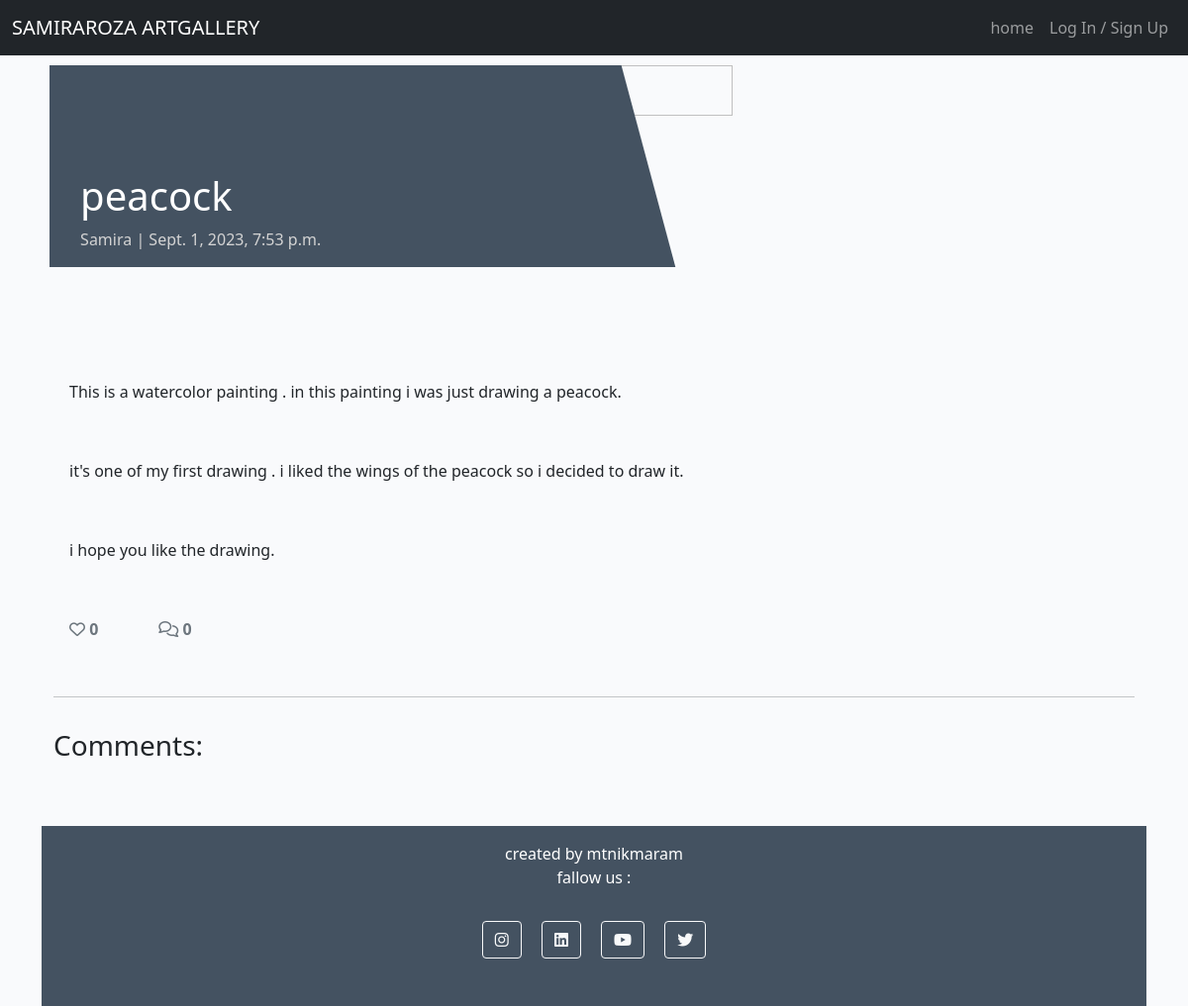
Screenshot of /peacock/ with the database file from the repository.
### store/models.py (models this page shows, shortened)
class Post(models.Model):
    title = models.CharField(max_length=200, unique=True)
    slug = models.SlugField(max_length=200, unique=True)
    author = models.ForeignKey(User, on_delete=models.CASCADE, related_name="blog_posts")
    updated_on = models.DateTimeField(auto_now=True)
    content = models.TextField()
    featured_image = CloudinaryField('image', default='placeholder')
    excerpt = models.TextField(blank=True)
    created_on = models.DateTimeField(auto_now_add=True)
    status = models.IntegerField(choices=STATUS, default=0)
    likes = models.ManyToManyField(User, related_name='blogpost_like', blank=True)
    approved = models.BooleanField(default=False)
    class Meta:
        ordering = ["-created_on"]
    def number_of_likes(self):
        return self.likes.count()

### store/views.py (the view, shortened to what this page needs)
# urls.py: path('<slug:slug>/', views.PostDetail.as_view(), name='post_detail'),
class PostDetail(View):
    def get(self, request, slug, *args, **kwargs):
        queryset = Post.objects.filter(status=1)
        post = get_object_or_404(queryset, slug=slug)
        comments = post.comments.filter(approved=True).order_by("-created_on")
        liked = False
        if post.likes.filter(id=request.user.id).exists():
            liked = True
        return render(
            request,
            "post_detail.html",
            {
                "post": post,
                "comments": comments,
                "commented": False,
                "liked": liked,
                "comment_form": CommentForm()
            },
        )

### templates/post_detail.html (shortened to what this page needs)
{% extends 'base.html' %} {% block content %}
{% load crispy_forms_tags %}
<div class="masthead">
    <div class="container">
        <div class="row g-2">
            <div class="col-md-6 masthead-text">
                <h1 class="post-title">{{ post.title }}</h1>
                <p class="post-subtitle">{{ post.author }} | {{ post.created_on }}</p>
            </div>
            <div class="d-none d-md-block col-md-6 masthead-image">
                {% if "placeholder" in post.featured_image.url %}
                <img src="{{ post.featured_image.url }}" width="50%" height="50%">
                {% else %}
                <img src="{{ post.featured_image.url }}" width="50%" height="50%">
                {% endif %}
            </div>
        </div>
    </div>
</div>
<div class="container">
    <div class="row">
        <div class="col card mb-4  mt-3 left  top">
            <div class="card-body">
                <p class="card-text ">
                    {{ post.content | safe }}
                </p>
                <div class="row">
                    <div class="col-1">
                        <strong>
                            {% if user.is_authenticated %}
                            <form class="d-inline" action="{% url 'post_like' post.slug %}" method="POST">
                                {% csrf_token %}
                                {% if liked %}
                                <button type="submit" name="blogpost_id" value="{{post.slug}}" class="btn-like"><i class="fas fa-heart"></i></button>
                                {% else %}
                                <button type="submit" name="blogpost_id" value="{{post.slug}}" class="btn-like"><i class="far fa-heart"></i></button>
                                {% endif %}
                            </form>
                            {% else %}
                            <span class="text-secondary"><i class="far fa-heart"></i></span>
                            {% endif %}
                        <span class="text-secondary">{{ post.number_of_likes }} </span>
                        </strong>
                    </div>
                    <div class="col-1">
                        {% with comments.count as total_comments %}
                        <strong class="text-secondary"><i class="far fa-comments"></i>
                            {{ total_comments }}</strong>
                        {% endwith %}
                    </div>
                </div>
            </div>
        </div>
    </div>
    <div class="row">
        <div class="col">
            <hr>
        </div>
    </div>
    <div class="row">
        <div class="col-md-8 card mb-4  mt-3 ">
            <h3>Comments:</h3>
            <div class="card-body">
            </div>
        </div>
        <div class="col-md-4 card mb-4  mt-3 ">
            <div class="card-body">
            </div>
        </div>
    </div>
</div>
{% endblock content %}

### static/css/style.css (style rules this page uses)
body { background-color: #F9FAFC; }
.main-bg { background-color: #F9FAFC; }
.card { height: 80%; border: none; background-color: transparent; }
.card-body { height: 80%; }
.masthead { margin-top: 10px; overflow: hidden; position: relative; display: inline-block; height: 33vh; width: 100%; }
.masthead-text { background-color: #445261; color: white; position: relative; }
.masthead-image { position: relative; overflow: hidden; }
.masthead-image:after { content: ""; position: absolute; top: 0; right: 90%; height: 100%; width: 150%; background: #445261; -webkit-transform: skew(15deg); -moz-transform: skew(15deg); transform: skew(15deg); z-index: 100; }
.post-title { margin-top: 20%; margin-left: 5%; }
.post-subtitle { margin-left: 5%; color: lightgray; }

### rows the page displays
Post: title "peacock", author "Samira", created_on "Sept. 1, 2023, 7:53 p.m.", content "This is a watercolor painting . in this painting i was just drawing a peacock. it's one of my first drawing . i liked the wings of the peacock so i decided to draw it. i hope you like the drawing.", number_of_likes "0"

### other values shown
{{ total_comments }} "0"
